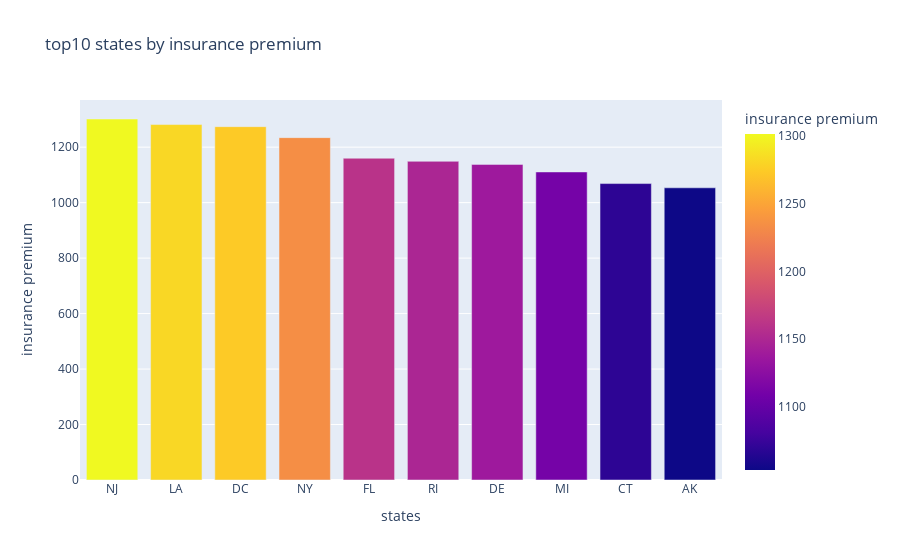

Notebook code for this chart:
### Code cell
# top 10 states by insaurance premium
top10 = df.sort_values('ins_premium',ascending=False).head(10)
fig = px.bar(top10, x='abbrev',y='ins_premium',color='ins_premium',
             title = 'top10 states by insurance premium ',
             labels = {'abbrev':'states','ins_premium' : 'insurance premium'}
             )
fig.show()

### Figure 1 — Plotly figure (JSON) as saved in the notebook; plotly's stock layout.template omitted (floating-point values rounded to 4 significant figures)
{"data": [{"hovertemplate": "states=%{x}<br>insurance premium=%{marker.color}<extra></extra>", "legendgroup": "", "marker": {"color": [1302.0, 1282.0, 1274.0, 1234.0, 1160.0, 1149.0, 1138.0, 1111.0, 1069.0, 1053.0], "coloraxis": "coloraxis", "pattern": {"shape": ""}}, "name": "", "orientation": "v", "showlegend": false, "textposition": "auto", "type": "bar", "x": ["NJ", "LA", "DC", "NY", "FL", "RI", "DE", "MI", "CT", "AK"], "xaxis": "x", "y": [1302.0, 1282.0, 1274.0, 1234.0, 1160.0, 1149.0, 1138.0, 1111.0, 1069.0, 1053.0], "yaxis": "y"}], "layout": {"barmode": "relative", "coloraxis": {"colorbar": {"title": {"text": "insurance premium"}}, "colorscale": [[0, "#0d0887"], [0.1111, "#46039f"], [0.2222, "#7201a8"], [0.3333, "#9c179e"], [0.4444, "#bd3786"], [0.5556, "#d8576b"], [0.6667, "#ed7953"], [0.7778, "#fb9f3a"], [0.8889, "#fdca26"], [1, "#f0f921"]]}, "legend": {"tracegroupgap": 0}, "title": {"text": "top10 states by insurance premium "}, "xaxis": {"anchor": "y", "domain": [0, 1], "title": {"text": "states"}}, "yaxis": {"anchor": "x", "domain": [0, 1], "title": {"text": "insurance premium"}}}}
